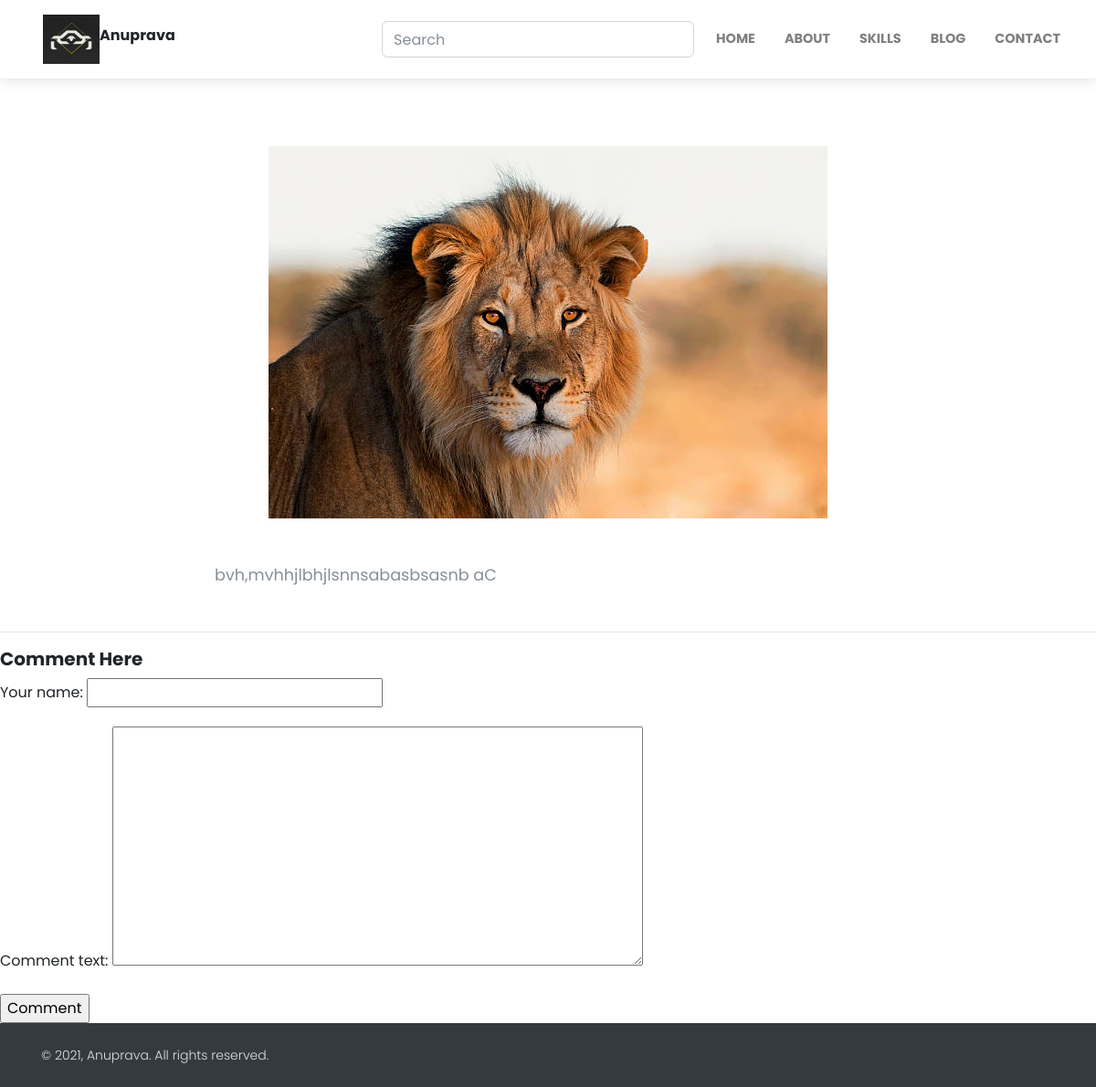
The app's page /blog-detail/another-post-at-the-end, older data.
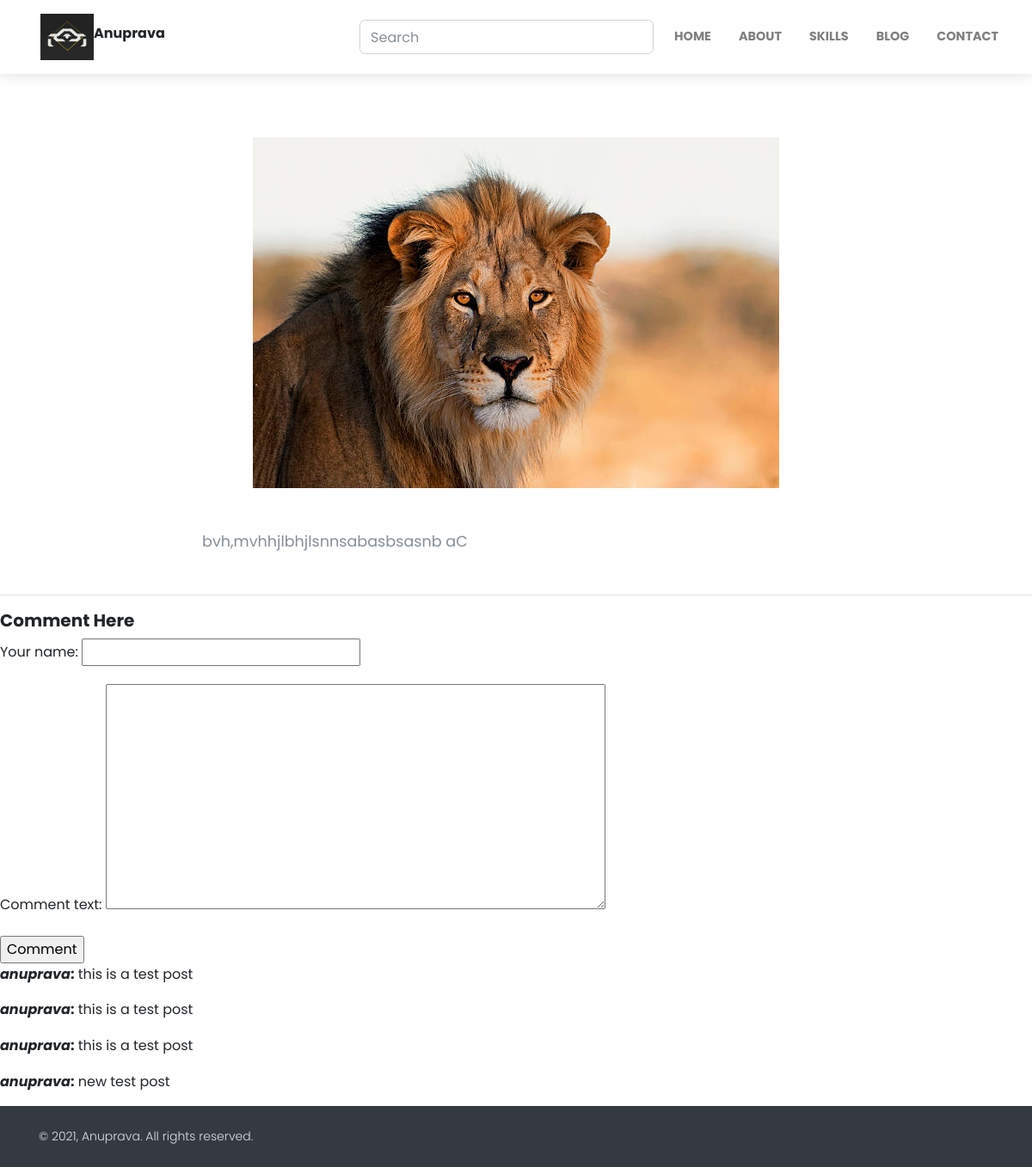
The same page, newer data.
### home/models.py (models this page shows, shortened)
class BlogModel(models.Model):
    STATUS_CHOICES = (
    ('draft', 'Draft'),
    ('published', 'Published'),
    )
    title = models.CharField(max_length=1000)
    content = FroalaField()
    slug = models.SlugField(max_length=1000 , null=True , blank=True)
    user = models.ForeignKey(User, blank=True , null=True , on_delete=models.CASCADE)
    image = models.ImageField(upload_to='blog')
    created_at = models.DateTimeField(auto_now_add=True)
    upload_to = models.DateTimeField(auto_now=True)
    status = models.CharField(max_length=10,choices=STATUS_CHOICES,default='draft')
    class Meta:
        ordering = ['-created_at']
    objects = models.Manager() # The default manager.
    published = PublishedManager() # Our custom manager.

class CommentModel(models.Model):
    your_name = models.CharField(max_length=20)
    comment_text = models.TextField()
    blog = models.ForeignKey('BlogModel', on_delete=models.CASCADE, related_name='comments')
    created = models.DateTimeField(auto_now_add=True)
    approved = models.BooleanField(default=True)
    def approved(self):
        self.approved = True
        self.save()

### home/views.py (the view)
# urls.py: path('blog-detail/<slug>' , views.blog_detail , name="blog_detail"),
def blog_detail(request , slug):
    context = {}
    try:
        blog_obj = BlogModel.objects.filter(slug = slug).first()
        comments = CommentModel.objects.filter(blog = blog_obj)
    except Exception as e:
        print(e)
    if request.method == 'POST':
        form = CommentForm(request.POST)
        if form.is_valid():
            comment = form.save(commit=False)
            comment.blog = blog_obj
            comment.save()
            return redirect('blog_detail', slug=blog_obj.slug)
    else:
        form = CommentForm()
    context = {
            'blog_obj':blog_obj,
            'form':form,
            'comments':comments,
        }
    return render(request , 'blog_detail.html' , context)

### home/forms.py (shortened to what this page needs)
class CommentForm(forms.ModelForm):
    class Meta:
        model = CommentModel
        fields =('your_name', 'comment_text')

### templates/blog_detail.html (shortened to what this page needs)
{% extends "base.html" %}
{% block start %}
<section>
    <div class="container">
        <div class="row text-center">
            <div class="col-xl-10 mx-auto"><img class="img-fluid mb-5"
                    src="/media/{{blog_obj.image}}"
                    alt=""></div>
        </div>
        <div class="row">
            <div class="col-xl-8 col-lg-10 mx-auto">
                <div class="text-content">
                    {{blog_obj.content|safe}}
                </div>
            </div>
        </div>
    </div>
</section>
<hr>
<form method="post">
    <h5> Comment Here</h5>
    {{form.as_p}}
    <input type ="submit" value="Comment">
</form>
{%for comment in comments%}
<p><strong><i>{{comment.your_name}}</i>:</strong> {{comment.comment_text}}</p>
{%endfor %}
{% endblock %}

### templates/base.html (shortened to what this page needs)
{% load static %}
<!DOCTYPE html>
<html lang="en">
<head>
    <link rel="stylesheet" href="{% static 'css/swiper.min.css' %}">
    <link rel="stylesheet" href="{% static 'css/magnific-popup.css' %}">
    <link rel="stylesheet" href="{% static 'css/default.css'%}" id="theme-stylesheet">
    <link rel="stylesheet" href="{% static 'css/custom.css'%}">
   </head>
   <body style="padding-top: 10em;">
    <header class="header">
      <nav class="navbar navbar-expand-lg fixed-top shadow navbar-light bg-white">
        <div class="container-fluid">
          <div class="d-flex align-items-center"><a class="navbar-brand py-1" href="/">
            <a href="/"><img src="{% static 'assests/Capture.JPG'%}" width="62px" height="54px">
        </a>
          <h6>   Anuprava</h6>
          </div>
          <div class="collapse navbar-collapse" id="navbarCollapse">
            <ul class="navbar-nav ml-auto" method="get" action="{% url 'search' %}">
              <form class="d-flex">
                <input class="form-control mr-0" type="search" placeholder="Search" aria-label="Search"  name="q" id="id_q">
              </form>
              <li class="nav-item mt-3 mt-lg-0 ml-lg-3 d-lg-none d-xl-inline-block ">
                <a class="nav-link" href="/">HOME</a></li>
              <li class="nav-item mt-3 mt-lg-0 ml-lg-3 d-lg-none d-xl-inline-block">
                <a class="nav-link" href="/about.html">ABOUT</a></li>
              <li class="nav-item mt-3 mt-lg-0 ml-lg-3 d-lg-none d-xl-inline-block">
                <a class="nav-link" href="/skills.html">SKILLS</a></li>
              <li class="nav-item mt-3 mt-lg-0 ml-lg-3 d-lg-none d-xl-inline-block">
                <a class="nav-link" href="/blog.html">BLOG</a></li>
              <li class="nav-item mt-3 mt-lg-0 ml-lg-3 d-lg-none d-xl-inline-block">
                <a class="nav-link" href="/contact.htm">CONTACT</a></li>
            </ul>
          </div>
        </div>
      </nav>
    </header>
    {%block start %}
    {%endblock%}
    <footer class="position-relative z-index-10 d-print-none">
      <div class="py-4 font-weight-light bg-gray-800 text-gray-300">
        <div class="container">
          <div class="row align-items-center">
            <div class="col-md-6 text-center text-md-left">
              <p class="text-sm mb-md-0">&copy; 2021, Anuprava.  All rights reserved.</p>
            </div>
          </div>
        </div>
      </div>
    </footer>
  </body>
</html>

Row changes from the older to the newer data that the page shows:
added CommentModel: your_name "anuprava", comment_text "this is a test post"
added CommentModel: your_name "anuprava", comment_text "this is a test post"
added CommentModel: your_name "anuprava", comment_text "this is a test post"
added CommentModel: your_name "anuprava", comment_text "new test post"
